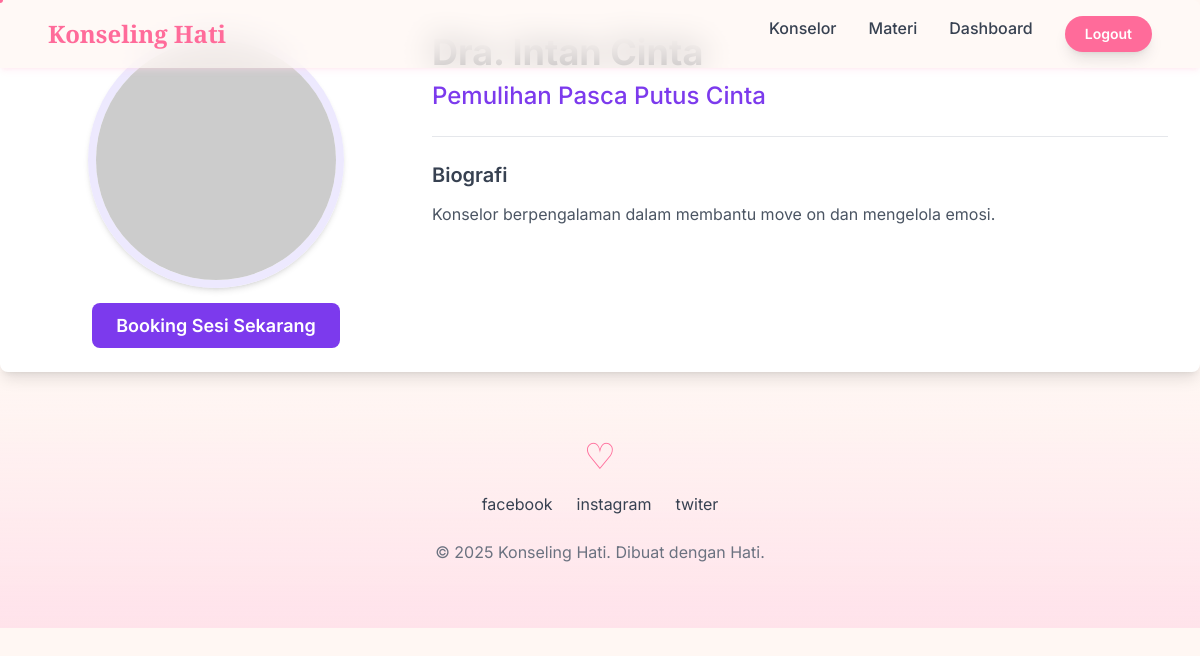
Screenshot of /konselor/view.php?id=1 (signed in) with the database file from the repository.
### tables this page shows
CREATE TABLE konselor (
  id_konselor INT AUTO_INCREMENT PRIMARY KEY,
  nama_lengkap VARCHAR(150) NOT NULL,
  email VARCHAR(150) NOT NULL UNIQUE,
  password VARCHAR(255) NOT NULL,
  spesialisasi VARCHAR(150),
  biografi_singkat TEXT,
  foto_profil VARCHAR(255),
  status ENUM('Menunggu Verifikasi','Aktif','Non-Aktif') DEFAULT 'Menunggu Verifikasi',
  created_at DATETIME DEFAULT CURRENT_TIMESTAMP
);

### public/konselor/view.php (the view, shortened to what this page needs)
<?php
include_once '../../config/db_config.php';
$konselor_id = isset($_GET['id']) ? intval($_GET['id']) : 0;
$sql_data = "SELECT * FROM konselor WHERE id_konselor = ? AND status = 'Aktif'";
$stmt_data = $conn->prepare($sql_data);
$stmt_data->bind_param("i", $konselor_id);
$stmt_data->execute();
$result = $stmt_data->get_result();
$konselor = $result->fetch_assoc();
include_once '../../templates/header.php';
?>
<div class="bg-white p-8 rounded-lg shadow-lg">
    <div class="flex flex-col md:flex-row gap-8">
        <div class="md:w-1/3 text-center">
            <img src="<?php echo htmlspecialchars($konselor['foto_profil'] ?? 'https://placehold.co/400x400/a855f7/FFFFFF?text=Foto'); ?>"
                 alt="Foto <?php echo htmlspecialchars($konselor['nama_lengkap']); ?>"
                 class="w-64 h-64 rounded-full object-cover mx-auto mb-6 border-8 border-violet-100 shadow-md">
            <a href="/public/booking/booking_form.php?counselor_id=<?php echo $konselor_id; ?>"
               class="w-full bg-violet-600 text-white px-6 py-3 rounded-lg hover:bg-violet-700 text-lg font-semibold">
                Booking Sesi Sekarang
            </a>
        </div>
        <div class="md:w-2/3">
            <h1 class="text-4xl font-bold text-gray-800 mb-2"><?php echo htmlspecialchars($konselor['nama_lengkap']); ?></h1>
            <p class="text-2xl text-violet-600 font-medium mb-6"><?php echo htmlspecialchars($konselor['spesialisasi']); ?></p>
            <div class="border-t pt-6">
                <h3 class="text-xl font-semibold text-gray-700 mb-3">Biografi</h3>
                <p class="text-gray-600 leading-relaxed">
                    <?php echo nl2br(htmlspecialchars($konselor['biografi_singkat'] ?? 'Informasi biografi belum tersedia.')); ?>
                </p>
            </div>
        </div>
    </div>
</div>
<?php
include_once '../../templates/footer.php';
?>

### assets/css/style.css (style rules this page uses)
body { font-family: 'inter', sans-serif; background-color: #FFF7F3; overflow-x: hidden; }
body.animate-bg { animation: ambient-background 25s infinite ease-in-out; }

### rows the page displays
konselor: nama_lengkap "Dra. Intan Cinta", spesialisasi "Pemulihan Pasca Putus Cinta", biografi_singkat "Konselor berpengalaman dalam membantu move on dan mengelola emosi."
